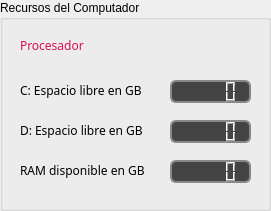
       <widget class="QGroupBox" name="Group_Selection_Starter_36">
        <property name="geometry">
         <rect>
          <x>10</x>
          <y>430</y>
          <width>271</width>
          <height>211</height>
         </rect>
        </property>
        <property name="styleSheet">
         <string notr="true">font: 63 10pt &quot;Bahnschrift SemiBold&quot;;</string>
        </property>
        <property name="title">
         <string>Recursos del Computador</string>
        </property>
        <widget class="QLCDNumber" name="lcdNumber">
         <property name="geometry">
          <rect>
           <x>170</x>
           <y>160</y>
           <width>81</width>
           <height>23</height>
          </rect>
         </property>
         <property name="styleSheet">
          <string notr="true">QLCDNumber {
    background-color: #444444;    /* Gris medio, menos oscuro que #2b2b2b */
    color: #f0f0f0;               /* Casi blanco para buen contraste */
    border: 2px solid #888888;    /* Borde más claro y visible */
    border-radius: 6px;
    padding: 4px;
}</string>
         </property>
        </widget>
        <widget class="QLabel" name="label_2">
         <property name="geometry">
          <rect>
           <x>20</x>
           <y>160</y>
           <width>161</width>
           <height>21</height>
          </rect>
         </property>
         <property name="font">
          <font>
           <family>Bahnschrift</family>
           <pointsize>9</pointsize>
           <weight>3</weight>
           <italic>false</italic>
           <bold>false</bold>
          </font>
         </property>
         <property name="styleSheet">
          <string notr="true">font: 25 9pt &quot;Bahnschrift&quot;;</string>
         </property>
         <property name="text">
          <string>RAM disponible en GB</string>
         </property>
        </widget>
        <widget class="QLabel" name="label_4">
         <property name="geometry">
          <rect>
           <x>20</x>
           <y>120</y>
           <width>161</width>
           <height>21</height>
          </rect>
         </property>
         <property name="font">
          <font>
           <family>Bahnschrift</family>
           <pointsize>9</pointsize>
           <weight>3</weight>
           <italic>false</italic>
           <bold>false</bold>
          </font>
         </property>
         <property name="styleSheet">
          <string notr="true">font: 25 9pt &quot;Bahnschrift&quot;;</string>
         </property>
         <property name="text">
          <string>D: Espacio libre en GB</string>
         </property>
        </widget>
        <widget class="QLCDNumber" name="lcdNumber_2">
         <property name="geometry">
          <rect>
           <x>170</x>
           <y>120</y>
           <width>81</width>
           <height>23</height>
          </rect>
         </property>
         <property name="styleSheet">
          <string notr="true">QLCDNumber {
    background-color: #444444;    /* Gris medio, menos oscuro que #2b2b2b */
    color: #f0f0f0;               /* Casi blanco para buen contraste */
    border: 2px solid #888888;    /* Borde más claro y visible */
    border-radius: 6px;
    padding: 4px;
}</string>
         </property>
        </widget>
        <widget class="QLabel" name="label_3">
         <property name="geometry">
          <rect>
           <x>20</x>
           <y>30</y>
           <width>231</width>
           <height>31</height>
          </rect>
         </property>
         <property name="font">
          <font>
           <family>Bahnschrift SemiBold</family>
           <pointsize>9</pointsize>
           <weight>7</weight>
           <italic>false</italic>
           <bold>false</bold>
          </font>
         </property>
         <property name="layoutDirection">
          <enum>Qt::RightToLeft</enum>
         </property>
         <property name="styleSheet">
          <string notr="true">font: 63 9pt &quot;Bahnschrift SemiBold&quot;;
color: rgb(217, 16, 76);</string>
         </property>
         <property name="text">
          <string>Procesador</string>
         </property>
         <property name="textFormat">
          <enum>Qt::PlainText</enum>
         </property>
         <property name="alignment">
          <set>Qt::AlignLeading|Qt::AlignLeft|Qt::AlignVCenter</set>
         </property>
        </widget>
        <widget class="QLCDNumber" name="lcdNumber_3">
         <property name="geometry">
          <rect>
           <x>170</x>
           <y>80</y>
           <width>81</width>
           <height>23</height>
          </rect>
         </property>
         <property name="styleSheet">
          <string notr="true">QLCDNumber {
    background-color: #444444;    /* Gris medio, menos oscuro que #2b2b2b */
    color: #f0f0f0;               /* Casi blanco para buen contraste */
    border: 2px solid #888888;    /* Borde más claro y visible */
    border-radius: 6px;
    padding: 4px;
}</string>
         </property>
        </widget>
        <widget class="QLabel" name="label_5">
         <property name="geometry">
          <rect>
           <x>20</x>
           <y>80</y>
           <width>161</width>
           <height>21</height>
          </rect>
         </property>
         <property name="font">
          <font>
           <family>Bahnschrift</family>
           <pointsize>9</pointsize>
           <weight>3</weight>
           <italic>false</italic>
           <bold>false</bold>
          </font>
         </property>
         <property name="styleSheet">
          <string notr="true">font: 25 9pt &quot;Bahnschrift&quot;;</string>
         </property>
         <property name="text">
          <string>C: Espacio libre en GB</string>
         </property>
        </widget>
       </widget>
